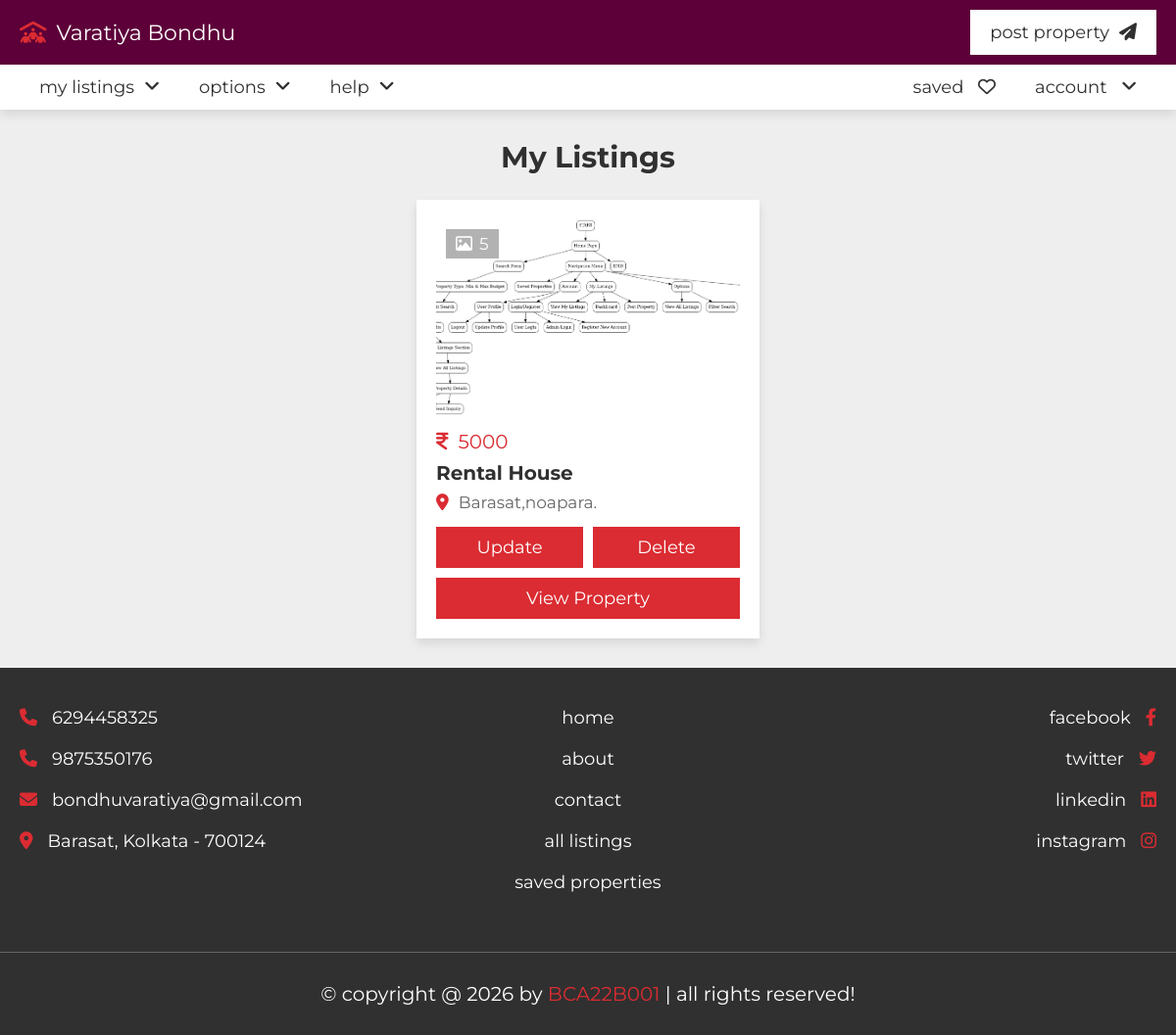
Screenshot of /my_listings.php (signed in) with the database file from the repository.
### tables this page shows
CREATE TABLE `property` (
  `id` varchar(20) NOT NULL,
  `user_id` varchar(20) NOT NULL,
  `property_name` varchar(50) NOT NULL,
  `address` varchar(100) NOT NULL,
  `price` varchar(10) NOT NULL,
  `type` varchar(10) NOT NULL,
  `status` varchar(50) NOT NULL,
  `furnished` varchar(50) NOT NULL,
  `bhk` varchar(10) NOT NULL,
  `deposite` varchar(10) NOT NULL,
  `bedroom` varchar(10) NOT NULL,
  `bathroom` varchar(10) NOT NULL,
  `balcony` varchar(10) NOT NULL,
  `carpet` varchar(10) NOT NULL,
  `age` varchar(2) NOT NULL,
  `total_floors` varchar(2) NOT NULL,
  `room_floor` varchar(2) NOT NULL,
  `loan` varchar(50) NOT NULL,
  `lift` varchar(3) NOT NULL DEFAULT 'no',
  `security_guard` varchar(3) NOT NULL DEFAULT 'no',
  `play_ground` varchar(3) NOT NULL DEFAULT 'no',
  `garden` varchar(3) NOT NULL DEFAULT 'no',
  `water_supply` varchar(3) NOT NULL DEFAULT 'no',
  `power_backup` varchar(3) NOT NULL DEFAULT 'no',
  `parking_area` varchar(3) NOT NULL DEFAULT 'no',
  `gym` varchar(3) NOT NULL DEFAULT 'no',
  `shopping_mall` varchar(3) NOT NULL DEFAULT 'no',
  `hospital` varchar(3) NOT NULL DEFAULT 'no',
  `school` varchar(3) NOT NULL DEFAULT 'no',
  `market_area` varchar(3) NOT NULL DEFAULT 'no',
  `image_01` varchar(50) NOT NULL,
  `image_02` varchar(50) NOT NULL,
  `image_03` varchar(50) NOT NULL,
  `image_04` varchar(50) NOT NULL,
  `image_05` varchar(50) NOT NULL,
  `description` varchar(1000) NOT NULL,
  `date` date NOT NULL DEFAULT current_timestamp(),
  `video_01` varchar(255) DEFAULT NULL
);

### my_listings.php (the view, shortened to what this page needs)
<?php
include 'components/connect.php';
if(isset($_COOKIE['user_id'])){
   $user_id = $_COOKIE['user_id'];
}else{
   $user_id = '';
   header('location:login.php');
}
?>
<!DOCTYPE html>
<html lang="en">
<head>
   <link rel="stylesheet" href="https://cdnjs.cloudflare.com/ajax/libs/font-awesome/6.2.0/css/all.min.css">
   <link rel="stylesheet" href="css/style.css">
</head>
<body>
<?php include 'components/user_header.php'; ?>
<section class="my-listings">
   <h1 class="heading">my listings</h1>
   <div class="box-container">
   <?php
      $select_properties = $conn->prepare("SELECT * FROM `property` WHERE user_id = ? ORDER BY date DESC");
      $select_properties->execute([$user_id]);
      if($select_properties->rowCount() > 0){
         while($fetch_property = $select_properties->fetch(PDO::FETCH_ASSOC)){
         $property_id = $fetch_property['id'];
         if(!empty($fetch_property['image_02'])){
            $image_coutn_02 = 1;
         }else{
            $image_coutn_02 = 0;
         }
         if(!empty($fetch_property['image_03'])){
            $image_coutn_03 = 1;
         }else{
            $image_coutn_03 = 0;
         }
         if(!empty($fetch_property['image_04'])){
            $image_coutn_04 = 1;
         }else{
            $image_coutn_04 = 0;
         }
         if(!empty($fetch_property['image_05'])){
            $image_coutn_05 = 1;
         }else{
            $image_coutn_05 = 0;
         }
         $total_images = (1 + $image_coutn_02 + $image_coutn_03 + $image_coutn_04 + $image_coutn_05);
   ?>
   <form accept="" method="POST" class="box">
      <div class="thumb">
         <p><i class="far fa-image"></i><span><?= $total_images; ?></span></p>
         <img src="uploaded_files/<?= $fetch_property['image_02']; ?>" alt="">
      </div>
      <div class="price"><i class="fas fa-indian-rupee-sign"></i><span><?= $fetch_property['price']; ?></span></div>
      <h3 class="name"><?= $fetch_property['property_name']; ?></h3>
      <p class="location"><i class="fas fa-map-marker-alt"></i><span><?= $fetch_property['address']; ?></span></p>
      <div class="flex-btn">
         <a href="update_property.php?get_id=<?= $property_id; ?>" class="btn">update</a>
         <input type="submit" name="delete" value="delete" class="btn" onclick="return confirm('delete this listing?');">
      </div>
      <a href="view_property.php?get_id=<?= $property_id; ?>" class="btn">view property</a>
   </form>
   <?php
         }
      }else{
         echo '<p class="empty">no properties added yet! <a href="post_property.php" style="margin-top:1.5rem;" class="btn">add new</a></p>';
      }
      ?>
   </div>
</section>
<?php include 'components/footer.php'; ?>
</body>
</html>

### css/style.css (style rules this page uses)
:root { --main-color:#DA2C32; --light-color:#666; --light-bg:#eee; --white:#fff; --black:#303030; --border:.1rem solid var(--light-color); --box-shodow:0 .5rem 1rem rgba(0,0,0,.1); }
* { font-family: 'Montserrat', sans-serif; margin: 0; padding: 0; box-sizing: border-box; outline: none; border: none; text-decoration: none; }
html { font-size: 62.5%; overflow-x: hidden; scroll-behavior: smooth; scroll-padding-top: 10rem; }
body { background-color: var(--light-bg); }
section { padding: 3rem 2rem; max-width: 1200px; margin: 0 auto; }
.heading { text-align: center; padding-bottom: 2.5rem; font-size: 3rem; color: var(--black); text-transform: capitalize; }
.btn, .inline-btn { margin-top: 1rem; padding: 1rem 3rem; background-color: var(--main-color); color: var(--white); cursor: pointer; text-align: center; font-size: 1.8rem; text-transform: capitalize; }
.btn { display: block; width: 100%; }
.flex-btn { display: flex; gap: 1rem; justify-content: space-between; align-items: flex-end; }
.my-listings .box-container { display: grid; grid-template-columns: repeat(auto-fit, 35rem); gap: 2rem; justify-content: center; align-items: flex-start; }
.my-listings .box-container .box { background-color: var(--white); box-shadow: var(--box-shodow); padding: 2rem; overflow-x: hidden; }
.my-listings .box-container .box .thumb { position: relative; height: 20rem; margin-bottom: 1.5rem; }
.my-listings .box-container .box .thumb img { height: 100%; width: 100%; object-fit: cover; }
.my-listings .box-container .box .thumb p { position: absolute; top: 1rem; left: 1rem; background-color: rgba(0,0,0,.3); color: var(--white); padding:.5rem 1rem; font-size: 1.7rem; }
.my-listings .box-container .box .thumb p i { margin-right: .7rem; }
.my-listings .box-container .box .price { font-size: 2rem; color: var(--main-color); }
.my-listings .box-container .box .price i { margin-right: 1rem; }
.my-listings .box-container .box .name { font-size: 2rem; color: var(--black); line-height: 1.5; padding: .5rem 0; text-overflow: ellipsis; }
.my-listings .box-container .box .location { padding-bottom: .5rem; font-size: 1.7rem; color: var(--light-color); }
.my-listings .box-container .box .location i { margin-right: 1rem; color: var(--main-color); }

### rows the page displays
property: total_images "5", image_02 (picture), price "5000", property_name "Rental House", address "Barasat,noapara."
